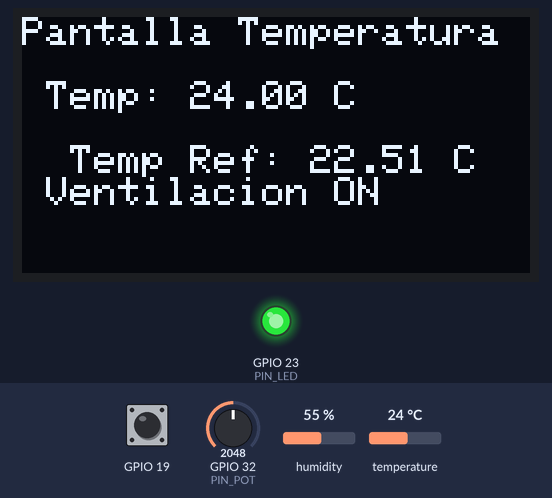
Recording of a program running on a simulated ESP32. Parts: 127×64 one-colour display, output pins drawn as LEDs (lit = HIGH). Dashed ring = blinking. The test bench sets the inputs (shaded band); at power-on: GPIO 19 HIGH, humidity 55 %, GPIO 32 (PIN_POT) = 2048, temperature 24 °C. Random numbers use the default seed unless the program sets one; what the program prints to the serial monitor is not drawn.

Above: at 1.3 s.
1.4 s: GPIO 19 pulled LOW for 1 s
At 3.3 s:
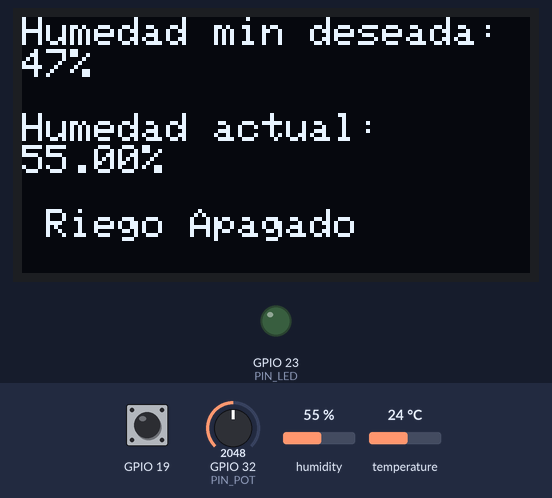
3.9 s: humidity set to 48 %
At 5.1 s:
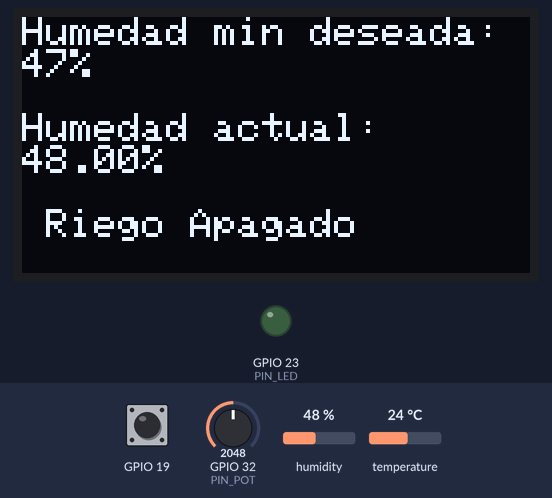
5.7 s: humidity set to 45 %
At 6.7 s:
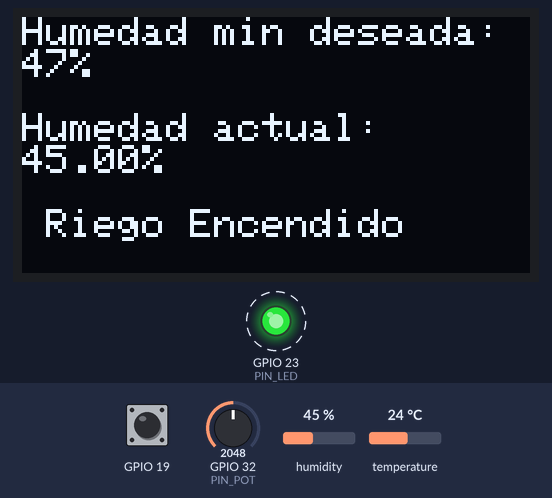
8.3 s: humidity set to 68 %
At 10.6 s:
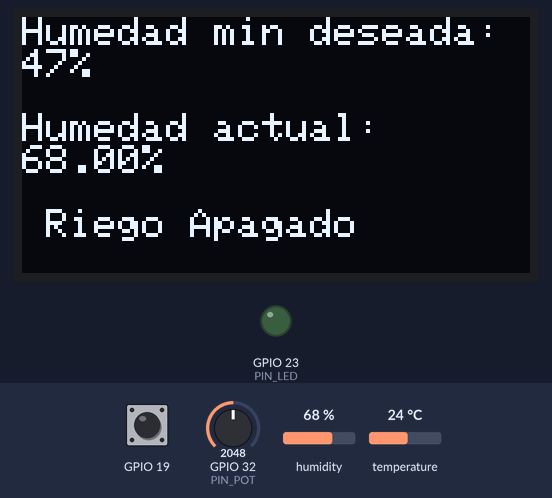
11.7 s: GPIO 19 pulled LOW for 0.15 s
At 12.1 s:
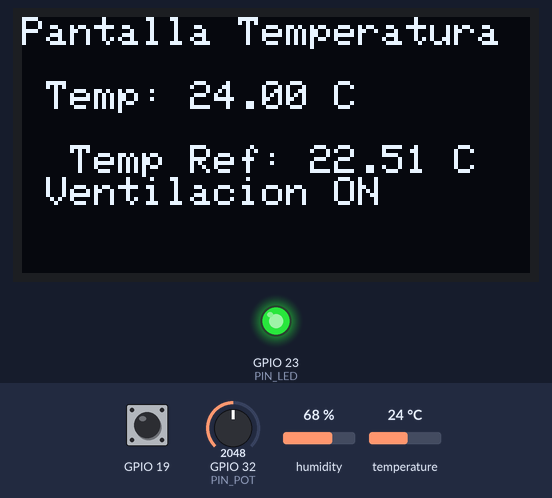
13.3 s: GPIO 32 (PIN_POT) set to 2247
At 14.2 s:
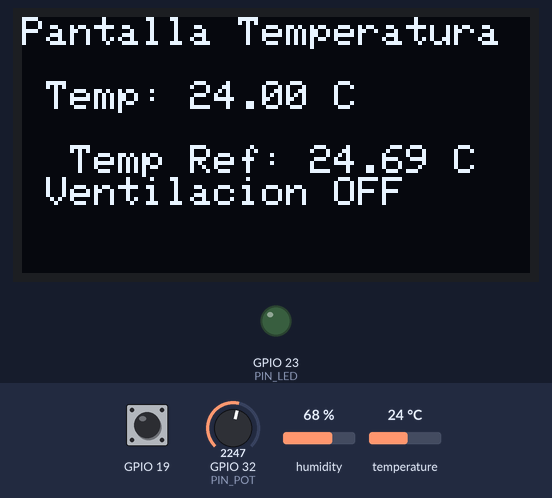
Timing chart, 0 to 15.8 s (numbered marks = the images above; inputs shaded):
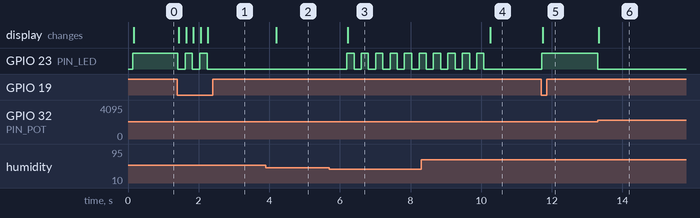

The program:

main.cpp
```cpp
#include <Arduino.h>
#include "Device.h"

// ---- Pines ----
#define PIN_DHT       33      // DATA del DHT22
#define DHTTYPE       DHT22
#define I2C_SDA       21
#define I2C_SCL       22
#define PIN_POT 32
#define PIN_LED 23
#define ENC_SW 19

// ---- Objetos ----
Device device(127, 64, -1, PIN_DHT, DHT22, PIN_POT, ENC_SW, PIN_LED);


void setup() {

  Serial.begin(115200);
  delay(100);
  device.begin(I2C_SDA, I2C_SCL);
}

void loop() {
  device.handleEncoderButton();
  if(device.screenIdx == 0){
    device.showScreenTemp();
  } else {
    device.showScreenHum();
    device.actualizarLedIntermitente();
  }
}
```

Measured:
- the behaviour switches between 47 and 46 % on humidity (found by bisection; images 2 and 3)
- the behaviour switches between 2183 and 2184 on GPIO 32 (PIN_POT) (found by bisection; images 5 and 6)
- after the input at 1.4 s, GPIO 23 (PIN_LED): alternates HIGH for 0.21 s and LOW for 0.20 s, 5 changes in all, then stays LOW, starting at once; the display: changes at once (image 1)
- after the input at 3.9 s, the display: changes after 0.30 s (image 2)
- after the input at 5.7 s, GPIO 23 (PIN_LED): alternates HIGH for 0.20 s and LOW for 0.20 s, starting after 0.50 s; the display: changes after 0.52 s (image 3)
- after the input at 8.3 s, the display: changes after 2.0 s (image 4)
- after the input at 11.7 s, GPIO 23 (PIN_LED): LOW → HIGH at once; the display: changes at once (image 5)
- after the input at 13.3 s, GPIO 23 (PIN_LED): HIGH → LOW at once; the display: changes at once (image 6)
